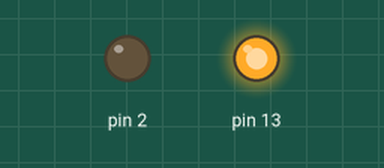
Simulated run of this sketch. Board: Arduino Uno, built with avr-gcc and run on an emulated ATmega328P. Shown: output pins drawn as LEDs (lit = HIGH). Sleep ends after the set time or at an interrupt. At 3.0 s the program stops and its outputs stay as they are.

Above: at 0.1 s.
At 3.1 s:
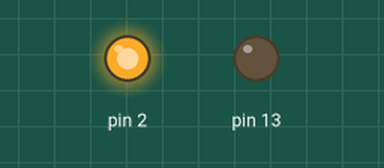
Timing chart, 0 to 4.5 s (numbered marks = the images above):
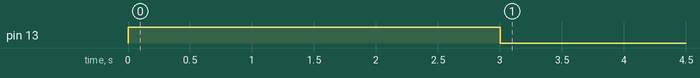

The sketch:

gpspower.ino
```cpp
#include <avr/sleep.h>

void setup()
{
    pinMode(13, OUTPUT);
    pinMode(2, OUTPUT);

    digitalWrite(13, HIGH);
    digitalWrite(2, LOW);
    delay(3000);
    digitalWrite(13, LOW);
    digitalWrite(2, HIGH);

}

void loop()
{
    sleep_enable();
    set_sleep_mode(SLEEP_MODE_PWR_DOWN);
    sleep_cpu();
}
```
